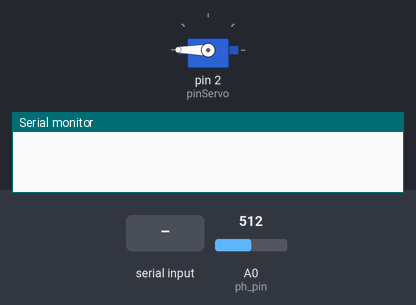
Bench run of a sketch on a simulated Arduino Uno, built with avr-gcc and run on an emulated ATmega328P. Shown: servo, the last lines printed to the serial monitor. Inputs (shaded band) come from the test bench; at power-on: A0 (ph_pin) = 512.

Above: at 1.2 s.
1.3 s: "I" received over the second serial link
At 2.0 s:
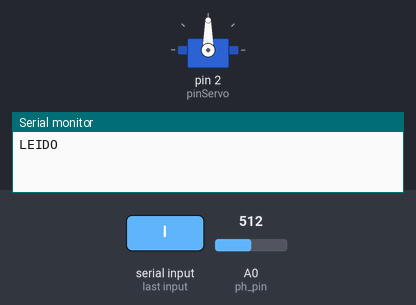
2.8 s: "P" received over the second serial link
At 3.2 s:
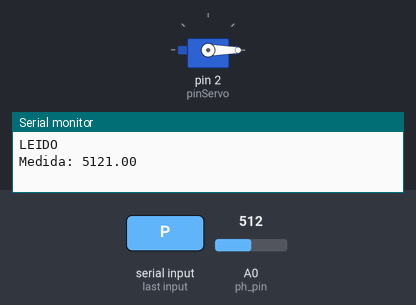
4.3 s: "N" received over the second serial link
At 5.5 s:
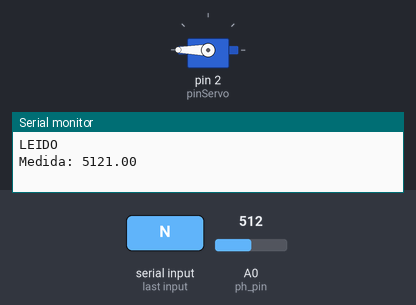
Timing chart, 0 to 7.3 s (numbered marks = the images above; inputs shaded):
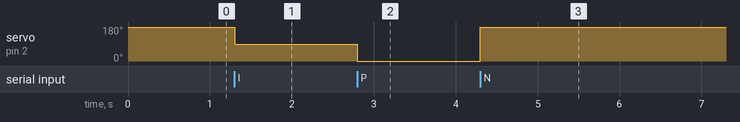

The sketch:

UV_Aqua.ino
```cpp
#include <SoftwareSerial.h> // libreria que permite establecer pines digitales
                            // para comunicacion serie
#include <Servo.h>
Servo servo1;
int pinServo=2;
int pulMin=500;
int pulMax=2500;

SoftwareSerial Bluetooth(10, 11);   // pin 10 como RX, pin 11 como TX
int ph_pin = A0; // A0 -> Po
char DATO =0;
int m_4 = 623;
int m_7 = 731; //agua

int analisisPH(int medida,int prom);


void setup() {
  Serial.begin(9600);
  Bluetooth.begin(38400);
  servo1.attach(pinServo, pulMin, pulMax);
  servo1.write(180);
  }

void loop() {
  if (Bluetooth.available()){
    DATO = Bluetooth.read();
    if(DATO=='I'){
    Serial.println("LEIDO");
    servo1.write(90);
    float pH=analisisPH(0,0);
    Serial.println(pH);
    }
    if(DATO=='P'){
      servo1.write(0);
    }
    if(DATO=='N'){
      servo1.write(180);
    }
    if(DATO=='F'){
      servo1.write(180);
    }
  }
}


int analisisPH(int medida,int prom){
  for(int i=0;i<20;i++){
    medida = analogRead(ph_pin);
    prom = prom + medida;
    delay(50);
  }
  prom = prom/20;
  Serial.print("Medida: ");
  Serial.print(prom);

  float Po = 7 + ((medida - m_7 ) * 3 / ( m_7 - m_4 )); //calibracion
  //Serial.print("\tPH: ");
  //Serial.print(Po, 2);
  //Serial.println("");
  return Po;
}
```

Measured:
- after the input at 1.3 s, servo on pin 2 (pinServo): 180° → 90° at once
- after the input at 2.8 s, servo on pin 2 (pinServo): 90° → 0° at once
- after the input at 4.3 s, servo on pin 2 (pinServo): 0° → 180° at once
